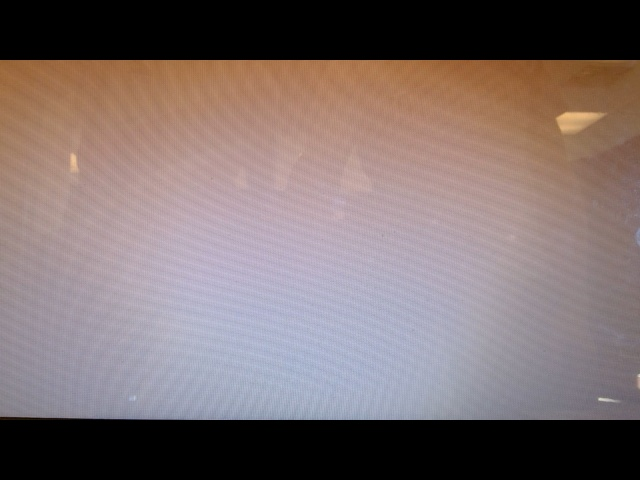
#> input picture test_pictures/cap_white.jpg, 640 x 480 px, found by its file name
$ python diff.py
#> lines starting #> are read from the running program, lines starting #| are printed output that depends on the picture; after the words box and inside, x2 and y2 are one past the last pixel; in counts of white or black regions, pixels touching at a corner belong together
import cv2 as cv
import numpy as np
import time

# [16 lines of commented-out code are left out]

img1 = cv.imread('test_pictures/cap_white.jpg')
#> img1 is the input picture: shape (480, 640, 3); mean B, G, R 109.5, 110, 124.5
img2 = cv.imread('test_pictures/cap_white_dot.jpg')
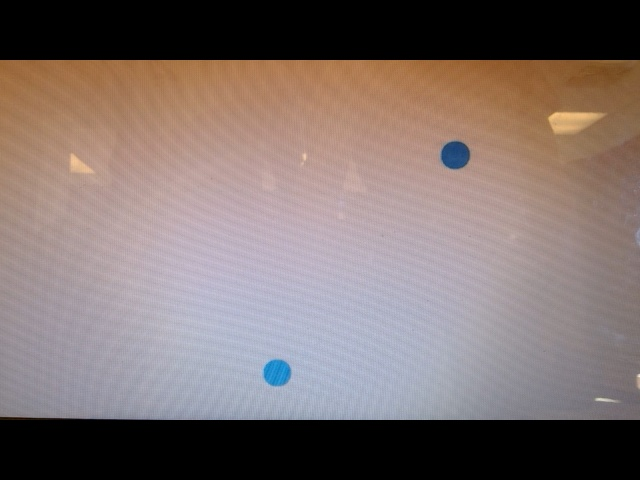
#> input picture test_pictures/cap_white_dot.jpg, 640 x 480 px, found by its file name
#> img2 is the input picture: shape (480, 640, 3); mean B, G, R 109.2, 111.9, 125.8
gray1 = cv.cvtColor(img1,cv.COLOR_BGR2GRAY)
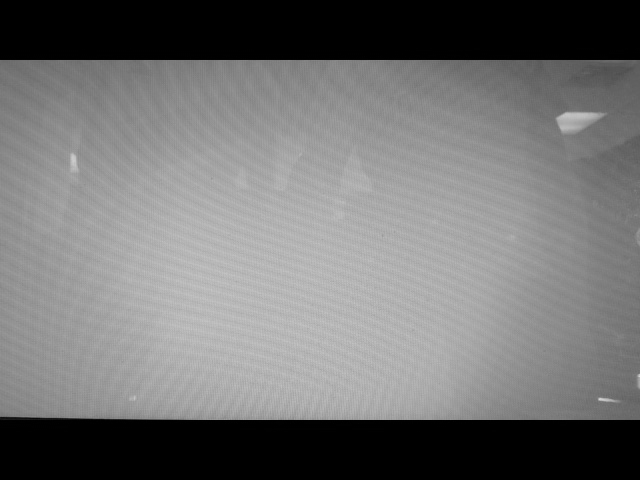
#> gray1: shape (480, 640); min 0, max 212, mean 114.3
gray2 = cv.cvtColor(img2,cv.COLOR_BGR2GRAY)
lower_limit = np.array([100, 100, 100])
upper_limit = np.array([120, 255, 255])
mask1 = cv.inRange(img1,lower_limit,upper_limit)
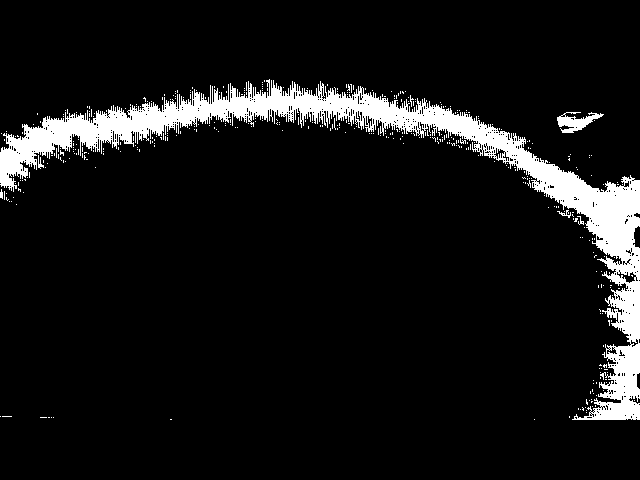
#> mask1: shape (480, 640); 8.4% white; 404 white regions (398 under 20 px), largest, box (x1, y1, x2, y2) and area: (0, 79, 640, 420) 24166, (557, 112, 604, 133) 469, (557, 210, 571, 218) 40, (38, 155, 44, 169) 36, (577, 216, 584, 225) 24, (0, 189, 3, 199) 22
mask2 = cv.inRange(img2,lower_limit,upper_limit)
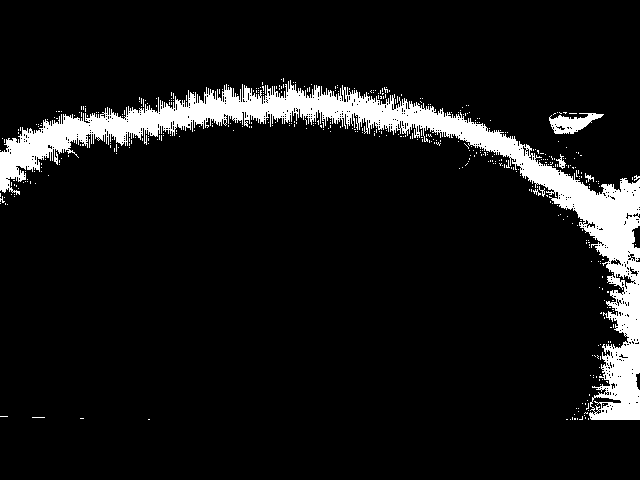
#> mask2: shape (480, 640); 8.4% white; 449 white regions (443 under 20 px), largest, box (x1, y1, x2, y2) and area: (0, 80, 640, 420) 24035, (549, 113, 604, 134) 610, (556, 154, 566, 169) 58, (585, 173, 594, 182) 33, (533, 189, 541, 196) 23, (539, 186, 545, 197) 22
mask_diff = abs(mask2 - mask1)
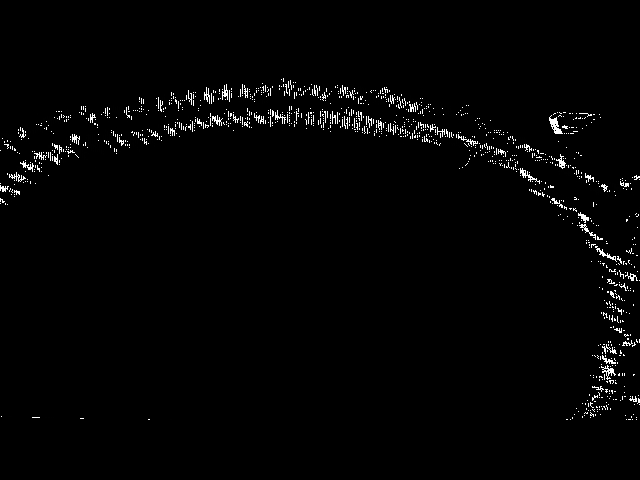
#> mask_diff: shape (480, 640); min 0, max 255, mean 4.2

diff = abs(gray1 - gray2)
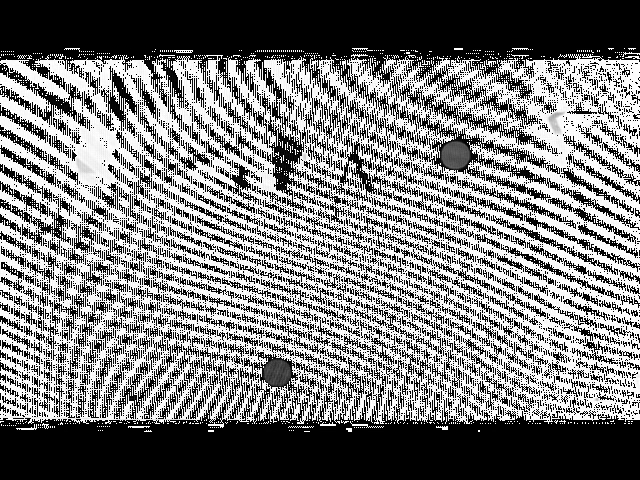
#> diff: shape (480, 640); min 0, max 255, mean 120.9
# diff = cv.GaussianBlur(diff, (5,5), 0)
cv.imshow('diff', diff)
# cv.imshow('mask2', mask2)

circles1 = cv.HoughCircles(diff,cv.HOUGH_GRADIENT,1,
100,param1=100,param2=30,minRadius=5,maxRadius=30)
#> circles1 = 13 rows, first 8: [193.5, 333.5, 29.3], [398.5, 373.5, 29.3], [426.5, 203.5, 29.4], [518.5, 394.5, 29.4], [581.5, 82.5, 23.9], [324.5, 116.5, 29.4], [71.5, 373.5, 23.9], [476.5, 77.5, 23.9]
circles = circles1[0,:,:]
#> circles has the same summary as circles1
circles = np.uint16(np.around(circles))
#> circles = 13 rows, first 8: [194, 334, 29], [398, 374, 29], [426, 204, 29], [518, 394, 29], [582, 82, 24], [324, 116, 29], [72, 374, 24], [476, 78, 24]

for i in circles:
	cv.circle(img2,(i[0],i[1]),20,(0,255,0),3)
#> this loop made 13 passes
#> i on passes 1 to 12: [194, 334, 29], [398, 374, 29], [426, 204, 29], [518, 394, 29], [582, 82, 24], [324, 116, 29], [72, 374, 24], [476, 78, 24], [136, 198, 27], [286, 376, 26], [280, 252, 22], [572, 304, 25]
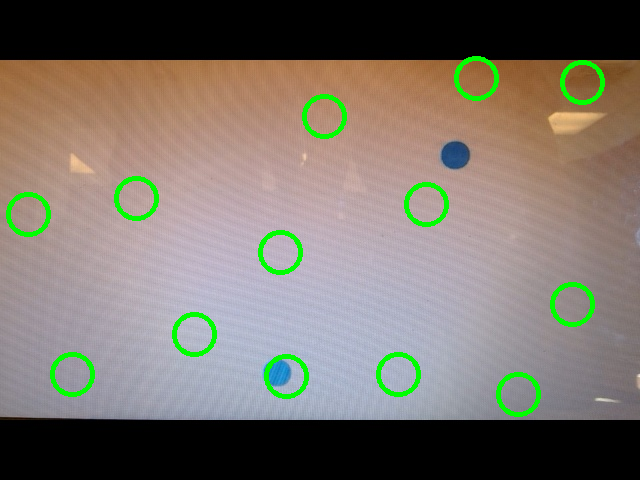
#> img2: shape (480, 640, 3); 2.6% of pixels changed, all inside (x1, y1, x2, y2) = (6, 56, 605, 417)

cv.imshow('img',img2)
cv.imwrite('test_results/diff.jpg',diff)

cv.waitKey(0)
cv.destroyAllWindows()

# [18 lines of commented-out code are left out]
